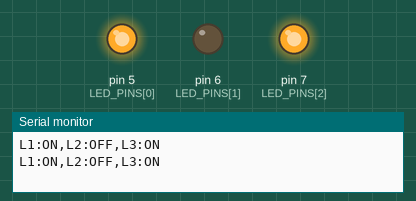
Bench run of a sketch on a simulated Arduino Uno, built with avr-gcc and run on an emulated ATmega328P. Shown: output pins drawn as LEDs (lit = HIGH), the last lines printed to the serial monitor.

Above: at 2.5 s.
At 7.5 s:
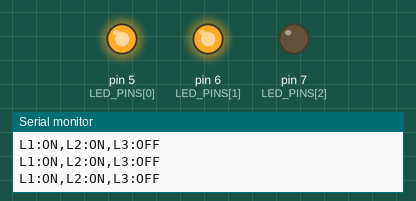
At 12.5 s:
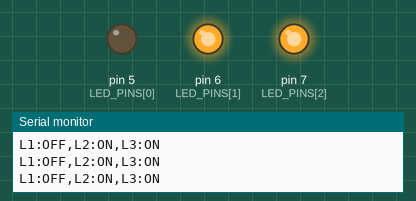
At 17.5 s:
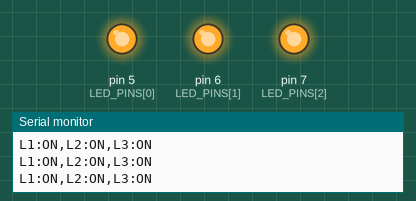
Timing chart, 0 to 26.0 s (numbered marks = the images above):
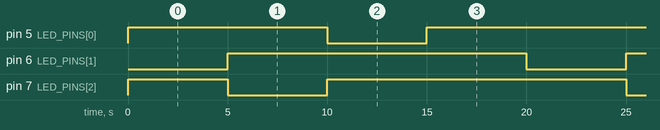

Measured:
- by itself, pin 5 (LED_PINS[0]), pin 6 (LED_PINS[1]), pin 7 (LED_PINS[2]): alternates HIGH for 15.0 s and LOW for 5.0 s
- by itself, everything shown: repeats every 20.0 s, in 4 steps

The sketch:

uno_streetlight_control.ino
```cpp
/*
 * Smart Streetlight Monitoring System - Phase 1
 * Arduino UNO - streetlight controller
 *
 * Drives 3 LED streetlights and reports their state to the ESP32 over
 * UART (9600 baud) once per second, using this frame format:
 *
 *   L1:ON,L2:OFF,L3:ON\n
 *
 * Each streetlight is self-powered: solar panel -> TP4056 charger -> 18650
 * battery, and the battery (not the UNO) powers a 3V 3W COB LED strip.
 * An IRLZ44N logic-level MOSFET switches the strip, driven by the pins below. Build x3:
 *
 *   Solar + -> TP4056 IN+          Solar - -> TP4056 IN-
 *   18650 + -> TP4056 B+           18650 - -> TP4056 B-
 *   TP4056 OUT+ -> COB strip + pad (no resistor; strip matches battery)
 *   strip - pad -> IRLZ44N drain
 *   IRLZ44N source -> TP4056 OUT-
 *   D5 -> 220R -> gate of light 1  (D6 for light 2, D7 for light 3)
 *   10kR from gate to source       (pulldown: keeps the strip dark at boot)
 *   UNO GND -> each TP4056 OUT-    (common ground is required)
 *
 *   D1 (TX) -> voltage divider (1k/2k) -> ESP32 GPIO16 (RX)
 *   GND -> ESP32 GND
 *
 * The same frames are visible in the USB serial monitor at 9600 baud.
 * If uploading fails, temporarily unplug the wire leaving D1 (TX).
 */

const uint8_t LED_PINS[3] = { 5, 6, 7 };  // Streetlight 1, 2, 3

const bool DEMO_MODE = true;  // cycle patterns to demo live dashboard updates
const unsigned long SEND_INTERVAL_MS = 1000;
const unsigned long DEMO_STEP_MS = 5000;

const bool DEMO_PATTERNS[][3] = {
  { true,  false, true  },
  { true,  true,  false },
  { false, true,  true  },
  { true,  true,  true  },
};

bool ledState[3] = { true, false, true };  // initial pattern: ON, OFF, ON
uint8_t demoStep = 0;
unsigned long lastSendMs = 0;
unsigned long lastDemoMs = 0;

void applyLeds() {
  for (uint8_t i = 0; i < 3; i++) {
    digitalWrite(LED_PINS[i], ledState[i] ? HIGH : LOW);
  }
}

void sendState() {
  Serial.print(F("L1:"));
  Serial.print(ledState[0] ? F("ON") : F("OFF"));
  Serial.print(F(",L2:"));
  Serial.print(ledState[1] ? F("ON") : F("OFF"));
  Serial.print(F(",L3:"));
  Serial.print(ledState[2] ? F("ON") : F("OFF"));
  Serial.write('\n');
}

void setup() {
  for (uint8_t i = 0; i < 3; i++) {
    pinMode(LED_PINS[i], OUTPUT);
  }
  applyLeds();
  Serial.begin(9600);
}

void loop() {
  unsigned long now = millis();

  if (DEMO_MODE && now - lastDemoMs >= DEMO_STEP_MS) {
    lastDemoMs = now;
    demoStep = (demoStep + 1) % (sizeof(DEMO_PATTERNS) / sizeof(DEMO_PATTERNS[0]));
    for (uint8_t i = 0; i < 3; i++) {
      ledState[i] = DEMO_PATTERNS[demoStep][i];
    }
    applyLeds();
  }

  if (now - lastSendMs >= SEND_INTERVAL_MS) {
    lastSendMs = now;
    sendState();
  }
}
```
